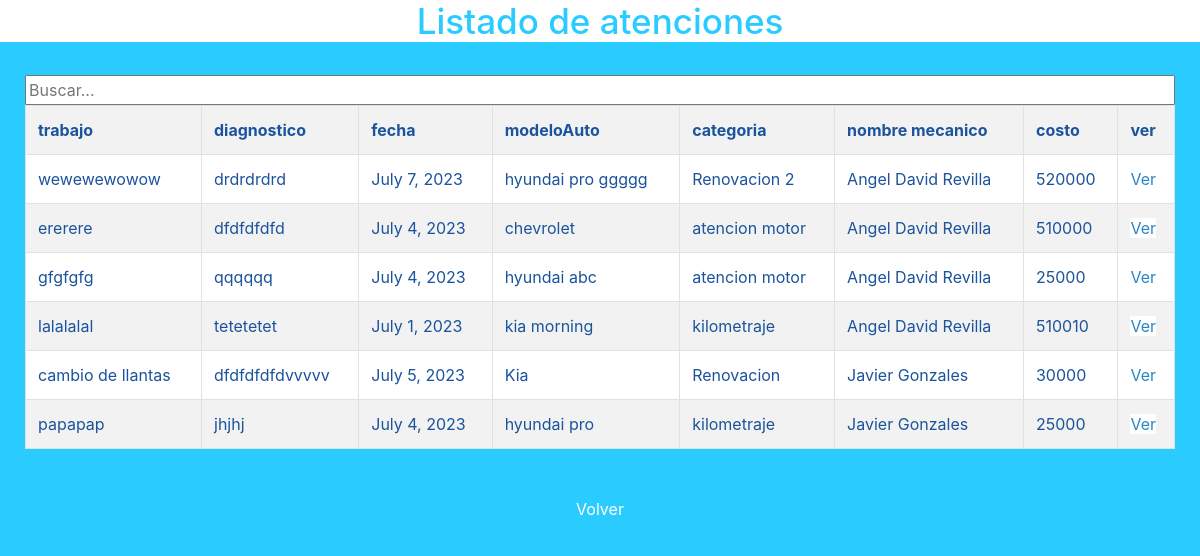
The page /tallerRayo/listado_atenciones_usuario on the database its author committed.
### tallerRayo/models.py (models this page shows, shortened)
class Atencion(models.Model):
     trabajo = models.CharField(primary_key=True, max_length=255)
     diagnostico = models.CharField(max_length=50)
     fecha = models.DateField(max_length=50)
     modeloAuto = models.CharField(max_length=50)
     imagenAuto = models.CharField(max_length=10)
     categoria = models.CharField(max_length=50, blank=True)
     materiales = models.CharField(max_length=500, blank=True)
     nombreMecanico = models.CharField(max_length=45)
     cliente = models.ForeignKey(formularioContacto, on_delete=models.CASCADE)
     rutCliente = models.CharField(max_length=45)
     costo = models.CharField(max_length=40)
     garantia = models.CharField(max_length=30)
     verify = models.CharField(max_length=1, blank=True)

### tallerRayo/views.py (the view)
# urls.py: path('listado_atenciones_usuario', views.listado_atenciones_usuario, name='listado_atenciones_usuario'),
def listado_atenciones_usuario(request):
    atenciones = Atencion.objects.all().order_by('nombreMecanico')
    context = {
        'atenciones': atenciones
    }
    return render(request, 'listado_atenciones_usuario.html', context)

### tallerRayo/templates/listado_atenciones_usuario.html (shortened to what this page needs)
{% load static %}
<!DOCTYPE html>
<html>
  <head content="width=device-width, initial-scale=1.0">
   <link rel="stylesheet" href="https://stackpath.bootstrapcdn.com/bootstrap/4.1.3/css/bootstrap.min.css"
>
    <link rel="stylesheet" href="{% static 'css/css.css' %}">
  </head>
  <body class="bow">
     <div class="cajaTexto">
      <h2><header>Listado de atenciones</header></h2>
     </div>
     <div class="lario3">
        <input type="text" id="busquedaInput" placeholder="Buscar...">
      <table class="table table-bordered table-striped" id="tabla1" style="background-color: white; color: #1b539c;">
        {% if atenciones%}
          <th>trabajo</th>
          <th>diagnostico</th>
          <th>fecha</th>
          <th>modeloAuto</th>
          <th>categoria</th>
          <th>nombre mecanico</th>
          <th>costo</th>
          <th>ver</th>
          {% for x in atenciones%}
            {% if x.verify == '1' %}
            <tr>
              <td>{{ x.trabajo}}</td>
              <td>{{ x.diagnostico}}</td>
              <td>{{ x.fecha}}</td>
              <td>{{ x.modeloAuto}}</td>
              <td>{{ x.categoria}}</td>
              <td>
                {% if x.nombreMecanico == "Juan" %}
                  Angel David Revilla
                {% elif x.nombreMecanico == "María" %}
                  Javier Gonzales
                {% elif x.nombreMecanico == "Pedro" %}
                  Gonzalo Peñaloza
                {% else %}
                  {{ x.nombreMecanico }}
                {% endif %}
              </td>
              <td>{{ x.costo}}</td>
              <td><a class="btn-xs btn-primary" style="padding: 0 !important;" href="{% url 'detalle_trabajo1_mecanica_makween_23' id=x.trabajo %}">Ver</a></td>
            </tr>
            {% endif %}
          {% endfor%}
        {% else %}
        <tr>
          <td>No existen atenciones</td>
        </tr>
        {%endif%}
      </table>
     </div>
      <div class="buttons">
        <center><div class="nav-item">
            <a href="{% url 'cuenta_angel_d_revilla' %}" style="color: white;" type="button" class="login-button btn btn-xs btn-default" title="Log in">
             Volver </a></center>
      </div>
  </body>
</html>

### tallerRayo/static/css/css.css (style rules this page uses)
header { color: #2ACBFF; text-align: center; font-size: 35px; }
.bow { background-color:#2ACBFF; }
.cajaTexto * { background-color: white !important; }
a { color: #2ACBFF; }
.lario3 { display: flex; justify-content: center; padding: 25px; margin:auto; background-color:#2ACBFF; color: white; list-style: none; flex-direction: column; }
.lario3 a { background-color: white; color:#2787c7; width: 70vw; background-clip: padding-box; max-width: 70vw; padding: 20px; }

### rows shown on the page
Atencion: trabajo "wewewewowow", diagnostico "drdrdrdrd", fecha "July 7, 2023", modeloAuto "hyundai pro ggggg", categoria "Renovacion 2", nombreMecanico "Angel David Revilla", costo "520000"
Atencion: trabajo "ererere", diagnostico "dfdfdfdfd", fecha "July 4, 2023", modeloAuto "chevrolet", categoria "atencion motor", nombreMecanico "Angel David Revilla", costo "510000"
Atencion: trabajo "gfgfgfg", diagnostico "qqqqqq", fecha "July 4, 2023", modeloAuto "hyundai abc", categoria "atencion motor", nombreMecanico "Angel David Revilla", costo "25000"
Atencion: trabajo "lalalalal", diagnostico "tetetetet", fecha "July 1, 2023", modeloAuto "kia morning", categoria "kilometraje", nombreMecanico "Angel David Revilla", costo "510010"
Atencion: trabajo "cambio de llantas", diagnostico "dfdfdfdfdvvvvv", fecha "July 5, 2023", modeloAuto "Kia", categoria "Renovacion", nombreMecanico "Javier Gonzales", costo "30000"
Atencion: trabajo "papapap", diagnostico "jhjhj", fecha "July 4, 2023", modeloAuto "hyundai pro", categoria "kilometraje", nombreMecanico "Javier Gonzales", costo "25000"
